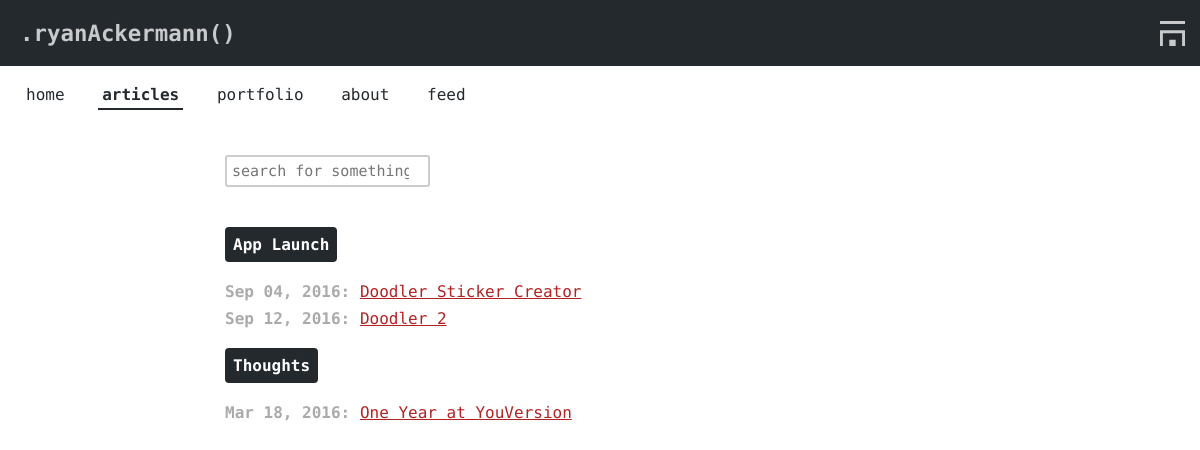
/categories, run on an earlier commit of the app's database.
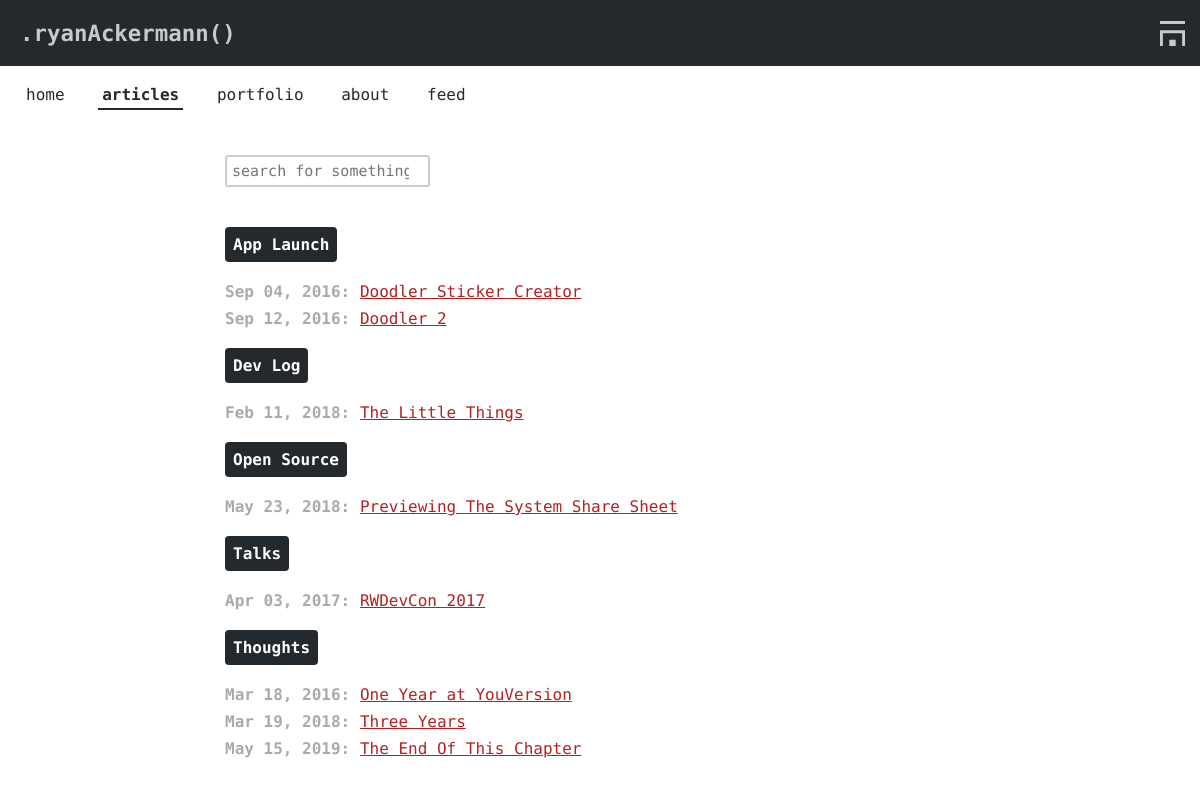
And on a later commit of the database.
### app/models.py (models this page shows, shortened)
class Category(db.Model):
    id = db.Column(db.Integer, primary_key=True)
    name = db.Column(db.String(50))

class Post(db.Model):
    id = db.Column(db.Integer, primary_key = True)
    title = db.Column(db.String)
    description = db.Column(db.String)
    content = db.Column(db.String)
    slug = db.Column(db.String)
    timestamp = db.Column(db.DateTime)
    draft = db.Column(db.Boolean, default=True)
    category_id = db.Column(db.Integer, db.ForeignKey('category.id'))
    category = db.relationship('Category', backref=db.backref('posts', lazy='dynamic'))

### app/views.py (the view)
@app.route('/categories')
def categories():
	dicts = []
	for c in Category.query.order_by(Category.name).all():
		none_draft_posts = c.posts.filter_by(draft=False).all()
		if len(none_draft_posts) > 0:
			dicts.append({'name': c.name, 'posts': none_draft_posts})
	return render_template('categories.html', dicts=dicts, auth=has_auth(), current='categories')

### app/__init__.py (called while the page is built)
@app.template_filter('prettytime')
def prettytime(date):
    return date.strftime("%b %d, %Y")

### app/views.py (called while the page is built)
def has_auth():
	return 'username' in session

### app/templates/categories.html (shortened to what this page needs)
{% extends "base.html" %}
{% block stylesheet %}
	<link rel="stylesheet" type="text/css" href="/static/stylesheets/categories.css">
{% endblock%}
{% block content %}
	<article>
		<input id="search" type="search" name="search" placeholder="search for something">
		<ul>
			{% for dict in dicts %}
				<li><h3>{{ dict['name'] }}</h3></li>
				<ul>
					{% for post in dict['posts'] %}
						<li class="items"><span id="date">{{ post.timestamp|prettytime }}:</span> <a href="/posts/{{ post.slug }}">{{ post.title }}</a></li>
					{% endfor %}
				</ul>
			{% endfor %}
		</ul>
	</article>
{% endblock %}

What changed in the data, as far as the page shows it:
added Category: name "Dev Log"
added Post: timestamp|prettytime "Feb 11, 2018", title "The Little Things", shown under "Dev Log"
added Category: name "Open Source"
added Post: timestamp|prettytime "May 23, 2018", title "Previewing The System Share Sheet", shown under "Open Source"
now on this page (row unchanged): Category: name "Talks"
now on this page (row edited): Post: timestamp|prettytime "Apr 03, 2017", title "RWDevCon 2017", shown under "Talks"
added Post: timestamp|prettytime "Mar 19, 2018", title "Three Years", shown under Category "Thoughts"
added Post: timestamp|prettytime "May 15, 2019", title "The End Of This Chapter", shown under Category "Thoughts"
